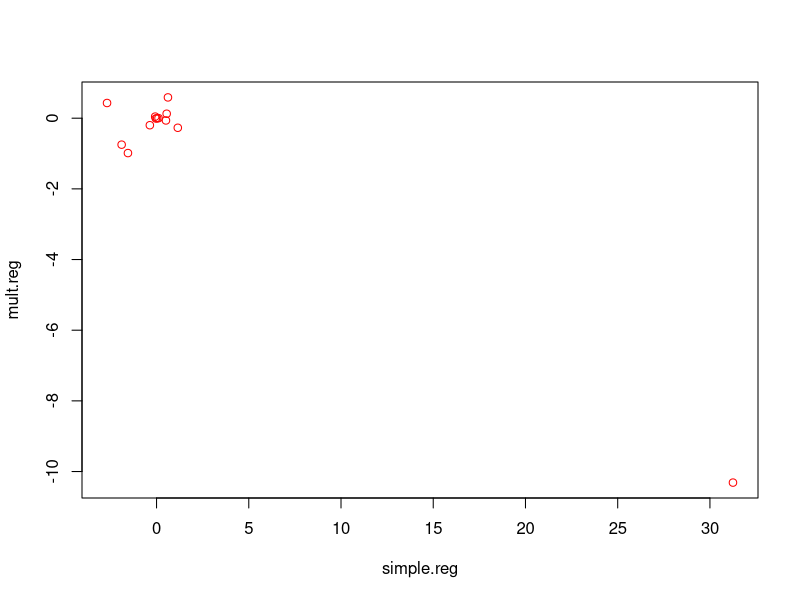

Source code (R):
## ---- chunk 1
library(MASS)
attach(Boston)
fit.zn <- lm(crim ~ zn)
summary(fit.zn)
fit.indus <- lm(crim ~ indus)
summary(fit.indus)
chas <- as.factor(chas)
fit.chas <- lm(crim ~ chas)
summary(fit.chas)
fit.nox <- lm(crim ~ nox)
summary(fit.nox)
fit.rm <- lm(crim ~ rm)
summary(fit.rm)
fit.dis <- lm(crim ~ dis)
summary(fit.dis)
fit.age <- lm(crim ~ age)
summary(fit.age)
fit.rad <- lm(crim ~ rad)
summary(fit.rad)
fit.tax <- lm(crim ~ tax)
summary(fit.tax)
fit.ptratio <- lm(crim ~ ptratio)
summary(fit.ptratio)
fit.black <- lm(crim ~ black)
summary(fit.black)
fit.lstat <- lm(crim ~ lstat)
summary(fit.lstat)
fit.medv <- lm(crim ~ medv)
summary(fit.medv)
## ---- chunk 2
fit.all <- lm(crim ~ ., data = Boston)
summary(fit.all)
## ---- chunk 3
simple.reg <- vector("numeric",0)
simple.reg <- c(simple.reg, fit.zn$coefficient[2])
simple.reg <- c(simple.reg, fit.indus$coefficient[2])
simple.reg <- c(simple.reg, fit.chas$coefficient[2])
simple.reg <- c(simple.reg, fit.nox$coefficient[2])
simple.reg <- c(simple.reg, fit.rm$coefficient[2])
simple.reg <- c(simple.reg, fit.age$coefficient[2])
simple.reg <- c(simple.reg, fit.dis$coefficient[2])
simple.reg <- c(simple.reg, fit.rad$coefficient[2])
simple.reg <- c(simple.reg, fit.tax$coefficient[2])
simple.reg <- c(simple.reg, fit.ptratio$coefficient[2])
simple.reg <- c(simple.reg, fit.black$coefficient[2])
simple.reg <- c(simple.reg, fit.lstat$coefficient[2])
simple.reg <- c(simple.reg, fit.medv$coefficient[2])
mult.reg <- vector("numeric", 0)
mult.reg <- c(mult.reg, fit.all$coefficients)
mult.reg <- mult.reg[-1]
plot(simple.reg, mult.reg, col = "red")

cor(Boston[-c(1, 50)])
## ---- chunk 4
fit.zn2 <- lm(crim ~ poly(zn, 3))
summary(fit.zn2)
fit.indus2 <- lm(crim ~ poly(indus, 3))
summary(fit.indus2)
fit.nox2 <- lm(crim ~ poly(nox, 3))
summary(fit.nox2)
fit.rm2 <- lm(crim ~ poly(rm, 3))
summary(fit.rm2)
fit.age2 <- lm(crim ~ poly(age, 3))
summary(fit.age2)
fit.dis2 <- lm(crim ~ poly(dis, 3))
summary(fit.dis2)
fit.rad2 <- lm(crim ~ poly(rad, 3))
summary(fit.rad2)
fit.tax2 <- lm(crim ~ poly(tax, 3))
summary(fit.tax2)
fit.ptratio2 <- lm(crim ~ poly(ptratio, 3))
summary(fit.ptratio2)
fit.black2 <- lm(crim ~ poly(black, 3))
summary(fit.black2)
fit.lstat2 <- lm(crim ~ poly(lstat, 3))
summary(fit.lstat2)
fit.medv2 <- lm(crim ~ poly(medv, 3))
summary(fit.medv2)
